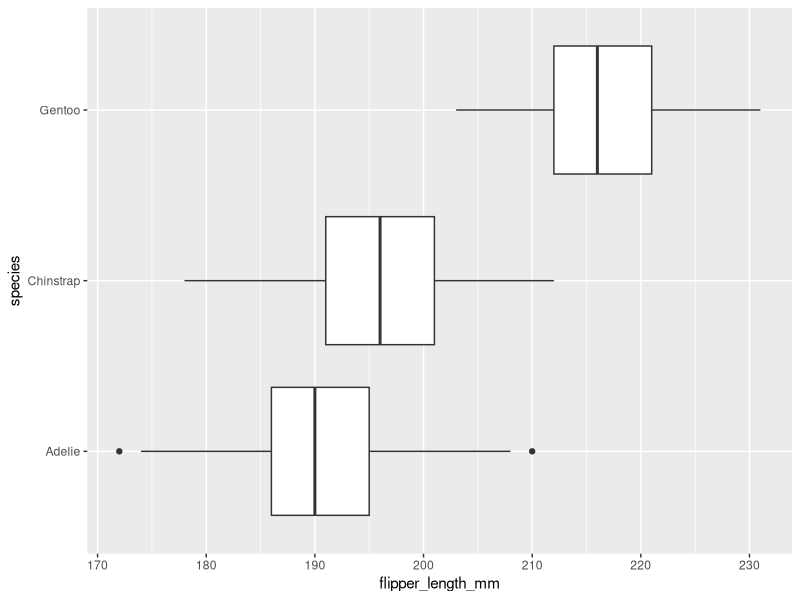
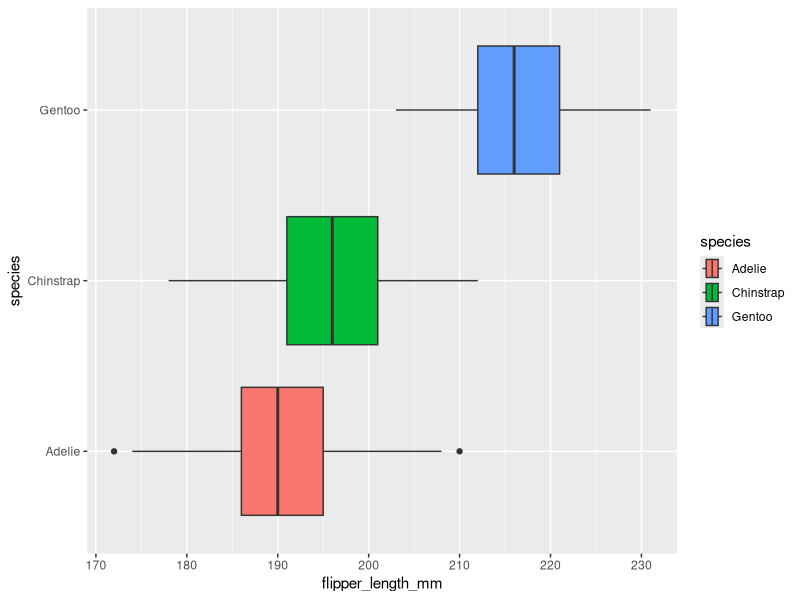
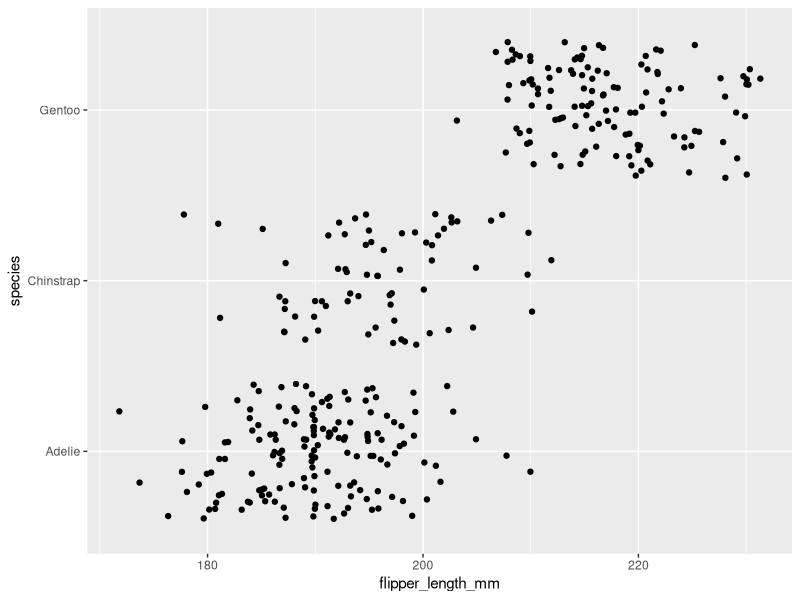
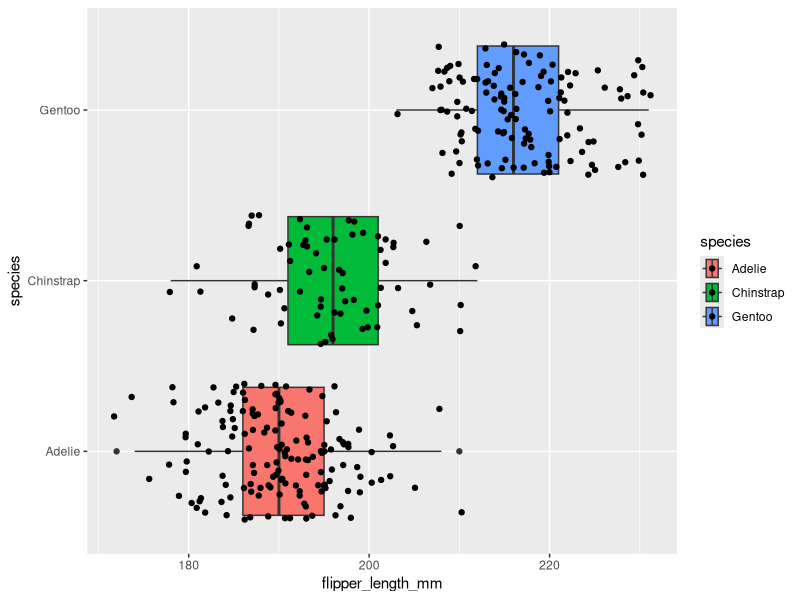
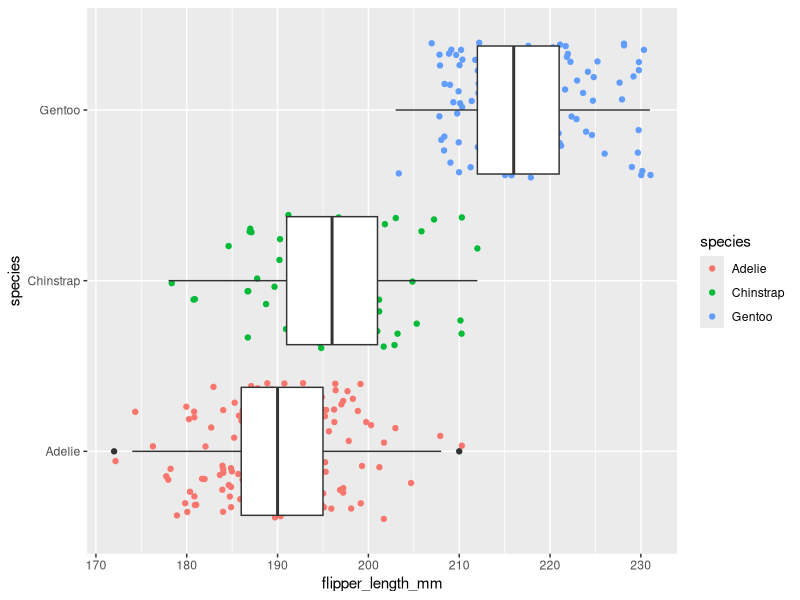
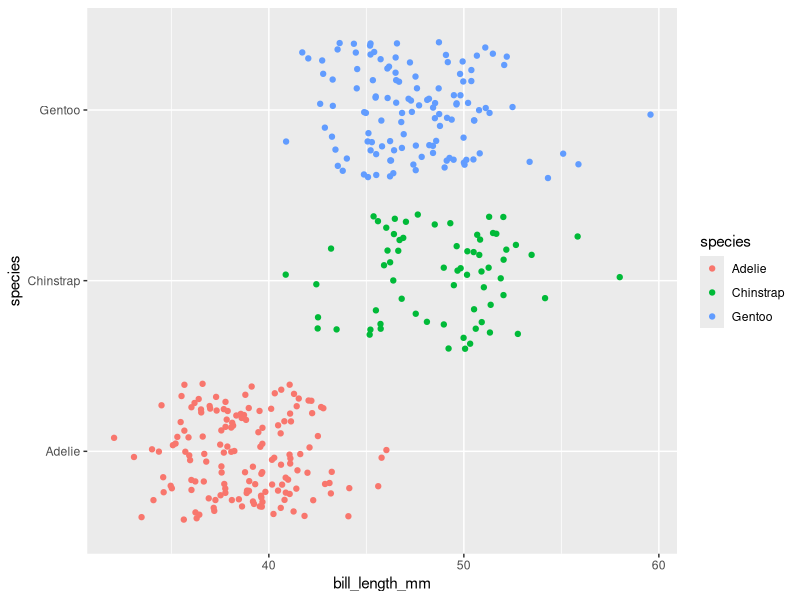
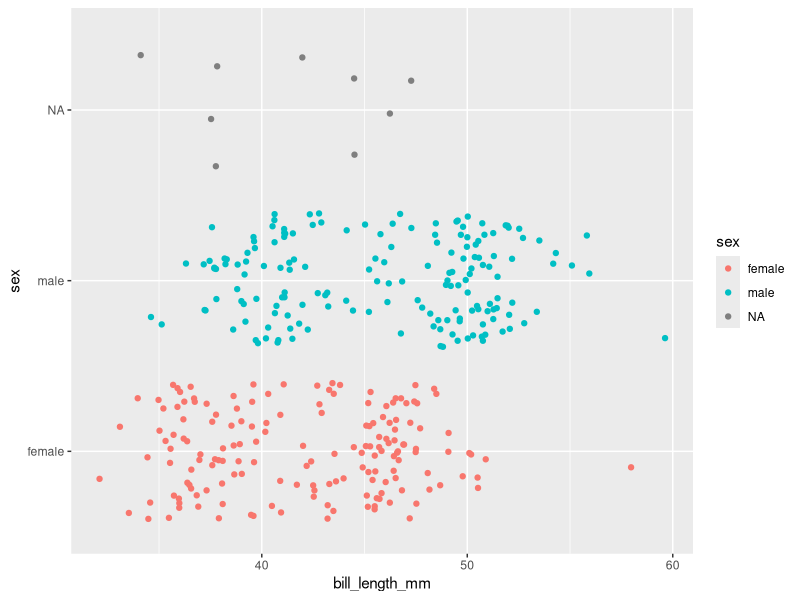
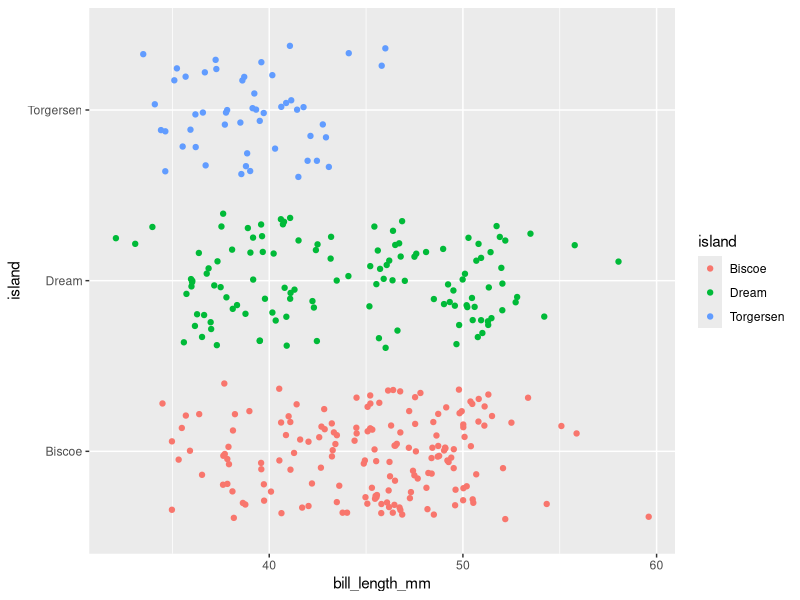

Source code (R) for these figures, in order:
## ---- chunk 1
knitr::opts_chunk$set(error = TRUE)
## ---- chunk 2
library(palmerpenguins)
penguins
## ---- chunk 3
library(ggplot2)
## ---- chunk 4
ggplot(data = penguins, mapping = aes(x = flipper_length_mm, y = species)) +
  geom_boxplot()
## ---- chunk 5
ggplot(data = penguins, mapping = aes(x = flipper_length_mm, y = species, fill=species)) +
  geom_boxplot()
## ---- chunk 6
ggplot(data = penguins, mapping = aes(x = flipper_length_mm, y = species), position = jitter) +
  geom_jitter()
## ---- chunk 7
ggplot(data = penguins, mapping = aes(x = flipper_length_mm, y = species, fill=species)) +
  geom_boxplot()+
  geom_jitter()


## ---- chunk 8
ggplot(data = penguins)+
  geom_jitter(mapping = aes(x = flipper_length_mm, y = species, color=species)) +
  geom_boxplot(mapping = aes(x = flipper_length_mm, y = species))

## ---- chunk 9
ggplot(data = penguins) + 
  geom_jitter(mapping = aes(x = bill_length_mm, y = species, color=species))
## ---- chunk 10
ggplot(data = penguins) + 
  geom_jitter(mapping = aes(x = bill_length_mm, y = sex, color=sex))

## ---- chunk 11
ggplot(data = penguins) + 
  geom_jitter(mapping = aes(x = bill_length_mm, y = island, color=island))

## ---- chunk 12
ggplot(data=penguins,(mapping=aes(x=flipper_length_mm, y=body_mass_g)))+
  geom_point()

## ---- chunk 13
ggplot(data=penguins,(mapping=aes(x=flipper_length_mm, y=body_mass_g, color=species, shape=species)))+
  geom_point()

## ---- chunk 14
ggplot(data=penguins,(mapping=aes(x=flipper_length_mm, y=body_mass_g)))+
  geom_point(alpha=0.9, size=2)


